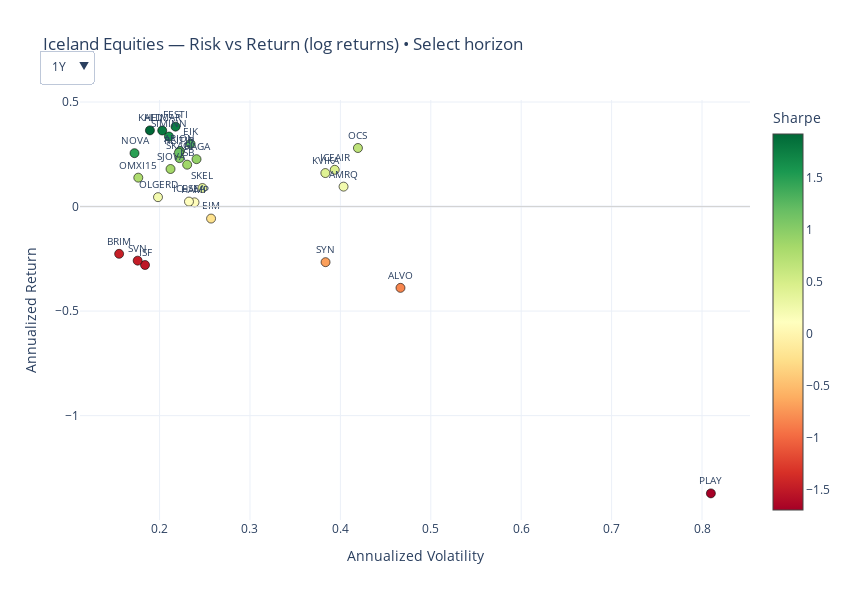

Here is the notebook cell this chart was saved with:
### Code cell
import numpy as np, pandas as pd
import plotly.express as px
import plotly.graph_objects as go

ann = 252
logret = np.log(closes / closes.shift(1))  # closes: wide price DF (date × tickers)

def risk_return(df, window_days):
    win = df.tail(window_days)
    valid = win.dropna(axis=1, thresh=int(0.8*len(win)))
    mu = valid.mean() * ann
    vol = valid.std() * np.sqrt(ann)
    sharpe = mu / vol
    rr = pd.DataFrame({
        "ticker": mu.index,
        "ann_ret": mu.values,
        "ann_vol": vol.values,
        "sharpe": sharpe.values
    })
    return rr.dropna()

data_1y = risk_return(logret, 252)
data_3y = risk_return(logret, 756)
data_5y = risk_return(logret, 1260)

fig = go.Figure()

for name, df in [("1Y", data_1y), ("3Y", data_3y), ("5Y", data_5y)]:
    fig.add_trace(go.Scatter(
        x=df["ann_vol"], y=df["ann_ret"], mode="markers+text",
        text=df["ticker"], textposition="top center", textfont=dict(size=10),
        marker=dict(
            size=9,
            line=dict(width=0.6, color="black"),
            color=df["sharpe"],
            colorscale="RdYlGn",
            colorbar=dict(title="Sharpe"),
            showscale=True
        ),
        name=name,
        hovertemplate="<b>%{text}</b><br>Vol: %{x:.2%}<br>Ret: %{y:.2%}<br>Sharpe: %{marker.color:.2f}<extra></extra>",
        visible=True if name == "1Y" else False
    ))

# Axes & layout (no boundaries, Plotly will auto-scale)
fig.update_layout(
    title="Iceland Equities — Risk vs Return (log returns) • Select horizon",
    xaxis_title="Annualized Volatility",
    yaxis_title="Annualized Return",
    template="plotly_white",
    hovermode="closest",
    width=850, height=600
)

# Dropdown to toggle horizon
fig.update_layout(
    updatemenus=[dict(
        type="dropdown", x=0.02, y=1.12,
        buttons=[
            dict(label="1Y", method="update",
                 args=[{"visible": [True, False, False]}]),
            dict(label="3Y", method="update",
                 args=[{"visible": [False, True, False]}]),
            dict(label="5Y", method="update",
                 args=[{"visible": [False, False, True]}]),
        ]
    )]
)

# Zero line
fig.add_hline(y=0, line_width=1, line_color="lightgray")

fig.show()
pio.write_json(fig, "../docs/data/sharpe/fig_sharpe_graphed_by_year.json")

### Figure 1 — Plotly figure (JSON) as saved in the notebook; plotly's stock layout.template omitted (floating-point values rounded to 4 significant figures)
{"data": [{"hovertemplate": "<b>%{text}</b><br>Vol: %{x:.2%}<br>Ret: %{y:.2%}<br>Sharpe: %{marker.color:.2f}<extra></extra>", "marker": {"color": [0.418, -0.8339, 0.2362, 1.483, -0.2237, -0.6933, 0.8466, 0.9411, 1.281, 1.793, -1.694, 1.044, 1.592, 0.08466, 0.1024, 1.192, 0.6677, 1.165, 0.3584, -1.457, 1.757, -1.521, 1.924, 0.7833, 0.4463, -1.472, 0.2267, 0.8686], "colorbar": {"title": {"text": "Sharpe"}}, "colorscale": [[0, "rgb(165,0,38)"], [0.1, "rgb(215,48,39)"], [0.2, "rgb(244,109,67)"], [0.3, "rgb(253,174,97)"], [0.4, "rgb(254,224,139)"], [0.5, "rgb(255,255,191)"], [0.6, "rgb(217,239,139)"], [0.7, "rgb(166,217,106)"], [0.8, "rgb(102,189,99)"], [0.9, "rgb(26,152,80)"], [1, "rgb(0,104,55)"]], "line": {"color": "black", "width": 0.6}, "showscale": true, "size": 9}, "mode": "markers+text", "name": "1Y", "text": ["KVIKA", "ALVO", "AMRQ", "NOVA", "EIM", "SYN", "SJOVA", "HAGA", "EIK", "HEIMAR", "PLAY", "SKAGI", "SIMINN", "HAMP", "ICESEA", "ARION", "OCS", "REITIR", "SKEL", "BRIM", "FESTI", "ISF", "KALD", "OMXI15", "ICEAIR", "SVN", "OLGERD", "ISB"], "textfont": {"size": 10}, "textposition": "top center", "type": "scatter", "visible": true, "x": [0.3833, 0.4665, 0.4035, 0.1723, 0.257, 0.3836, 0.2121, 0.2409, 0.2343, 0.2029, 0.8098, 0.222, 0.2104, 0.2386, 0.2325, 0.2225, 0.4194, 0.2213, 0.2474, 0.1553, 0.2176, 0.1839, 0.1893, 0.1765, 0.3937, 0.1758, 0.1983, 0.2305], "y": [0.1602, -0.389, 0.09531, 0.2554, -0.05747, -0.266, 0.1796, 0.2267, 0.3001, 0.3638, -1.372, 0.2317, 0.3349, 0.0202, 0.02381, 0.2652, 0.28, 0.2578, 0.08867, -0.2262, 0.3823, -0.2797, 0.3643, 0.1382, 0.1757, -0.2587, 0.04495, 0.2002]}, {"hovertemplate": "<b>%{text}</b><br>Vol: %{x:.2%}<br>Ret: %{y:.2%}<br>Sharpe: %{marker.color:.2f}<extra></extra>", "marker": {"color": [-0.2231, -0.02117, 0.6433, 0.1508, -0.6428, -1.13, 0.325, 0.547, -0.1857, 0.09658, -1.859, -0.0483, 0.3722, 0.07085, -0.7775, -0.02619, 0.177, -0.1029, -0.9084, 0.495, 0.4694, -0.3618, -0.6269, -0.743, 0.878, -0.07519], "colorbar": {"title": {"text": "Sharpe"}}, "colorscale": [[0, "rgb(165,0,38)"], [0.1, "rgb(215,48,39)"], [0.2, "rgb(244,109,67)"], [0.3, "rgb(253,174,97)"], [0.4, "rgb(254,224,139)"], [0.5, "rgb(255,255,191)"], [0.6, "rgb(217,239,139)"], [0.7, "rgb(166,217,106)"], [0.8, "rgb(102,189,99)"], [0.9, "rgb(26,152,80)"], [1, "rgb(0,104,55)"]], "line": {"color": "black", "width": 0.6}, "showscale": true, "size": 9}, "mode": "markers+text", "name": "3Y", "text": ["KVIKA", "ALVO", "AMRQ", "NOVA", "EIM", "SYN", "SJOVA", "HAGA", "EIK", "HEIMAR", "PLAY", "SKAGI", "SIMINN", "HAMP", "ICESEA", "ARION", "REITIR", "SKEL", "BRIM", "FESTI", "KALD", "OMXI15", "ICEAIR", "SVN", "OLGERD", "ISB"], "textfont": {"size": 10}, "textposition": "top center", "type": "scatter", "visible": false, "x": [0.3014, 0.5293, 0.3227, 0.1597, 0.2546, 0.2882, 0.1955, 0.2315, 0.248, 0.1951, 0.6687, 0.231, 0.2173, 0.2711, 0.2621, 0.2151, 0.2271, 0.2818, 0.1717, 0.2005, 0.22, 0.1808, 0.3448, 0.1748, 0.2125, 0.2299], "y": [-0.06723, -0.01121, 0.2076, 0.02407, -0.1636, -0.3256, 0.06352, 0.1266, -0.04605, 0.01884, -1.243, -0.01116, 0.08085, 0.01921, -0.2038, -0.005634, 0.04021, -0.029, -0.156, 0.09926, 0.1033, -0.06542, -0.2162, -0.1299, 0.1865, -0.01729]}, {"hovertemplate": "<b>%{text}</b><br>Vol: %{x:.2%}<br>Ret: %{y:.2%}<br>Sharpe: %{marker.color:.2f}<extra></extra>", "marker": {"color": [0.4045, 0.6693, 0.04596, 0.7823, 0.7027, 0.5318, 0.7209, -1.6, 0.5457, 0.651, 0.5161, -0.383, 0.8706, 0.6213, 0.5001, 0.334, 0.8012, 0.8822, 0.2476, -0.2624, 0.1623, 0.3006], "colorbar": {"title": {"text": "Sharpe"}}, "colorscale": [[0, "rgb(165,0,38)"], [0.1, "rgb(215,48,39)"], [0.2, "rgb(244,109,67)"], [0.3, "rgb(253,174,97)"], [0.4, "rgb(254,224,139)"], [0.5, "rgb(255,255,191)"], [0.6, "rgb(217,239,139)"], [0.7, "rgb(166,217,106)"], [0.8, "rgb(102,189,99)"], [0.9, "rgb(26,152,80)"], [1, "rgb(0,104,55)"]], "line": {"color": "black", "width": 0.6}, "showscale": true, "size": 9}, "mode": "markers+text", "name": "5Y", "text": ["KVIKA", "EIM", "SYN", "SJOVA", "HAGA", "EIK", "HEIMAR", "PLAY", "SKAGI", "SIMINN", "HAMP", "ICESEA", "ARION", "REITIR", "SKEL", "BRIM", "FESTI", "KALD", "OMXI15", "ICEAIR", "SVN", "ISB"], "textfont": {"size": 10}, "textposition": "top center", "type": "scatter", "visible": false, "x": [0.2805, 0.278, 0.2899, 0.1985, 0.222, 0.2502, 0.2133, 0.5993, 0.2353, 0.2228, 0.2844, 0.2668, 0.2232, 0.2461, 0.2753, 0.2086, 0.1976, 0.2091, 0.1772, 0.4504, 0.1957, 0.2179], "y": [0.1135, 0.1861, 0.01332, 0.1553, 0.156, 0.1331, 0.1538, -0.959, 0.1284, 0.145, 0.1468, -0.1022, 0.1944, 0.1529, 0.1377, 0.06966, 0.1583, 0.1845, 0.04388, -0.1182, 0.03176, 0.06551]}], "layout": {"height": 600, "hovermode": "closest", "shapes": [{"line": {"color": "lightgray", "width": 1}, "type": "line", "x0": 0, "x1": 1, "xref": "x domain", "y0": 0, "y1": 0, "yref": "y"}], "title": {"text": "Iceland Equities — Risk vs Return (log returns) • Select horizon"}, "updatemenus": [{"buttons": [{"args": [{"visible": [true, false, false]}], "label": "1Y", "method": "update"}, {"args": [{"visible": [false, true, false]}], "label": "3Y", "method": "update"}, {"args": [{"visible": [false, false, true]}], "label": "5Y", "method": "update"}], "type": "dropdown", "x": 0.02, "y": 1.12}], "width": 850, "xaxis": {"title": {"text": "Annualized Volatility"}}, "yaxis": {"title": {"text": "Annualized Return"}}}}
